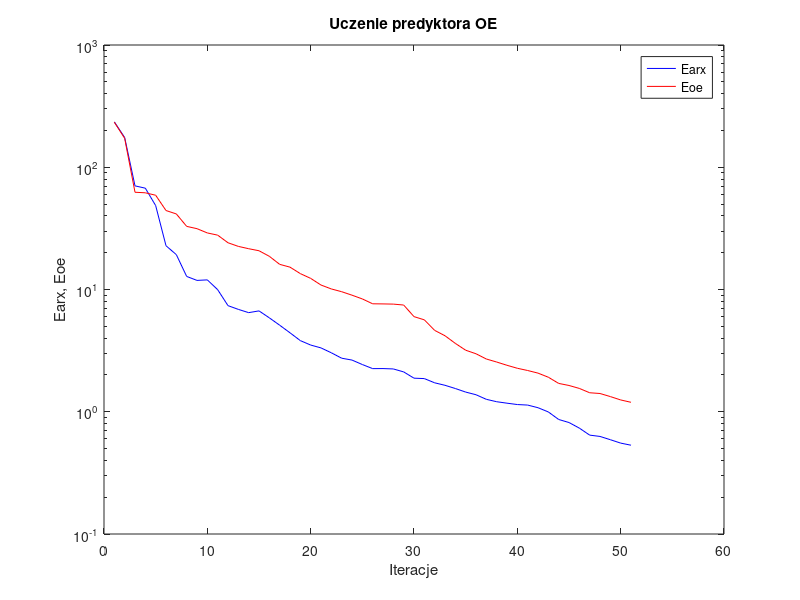
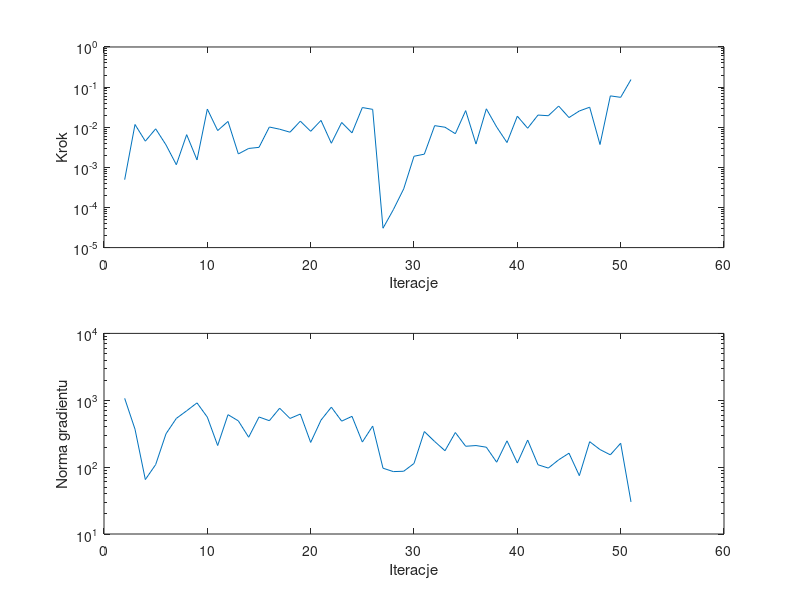

Recreate these plots in MATLAB, in order.
%uczenie predyktora oe
clear all;
n=0; farx(n+1)=2.350640e+002; foe(n+1)=2.334508e+002; wspucz(n+1)=0.000000e+000; ng(n+1)=0.000000e+000;
%odnowa zmiennej metryki
n=1; farx(n+1)=1.751354e+002; foe(n+1)=1.724102e+002; krok(n+1)=4.927090e-004; ng(n+1)=1.068446e+003;
n=2; farx(n+1)=7.042545e+001; foe(n+1)=6.244822e+001; krok(n+1)=1.170476e-002; ng(n+1)=3.693701e+002;
n=3; farx(n+1)=6.742727e+001; foe(n+1)=6.180484e+001; krok(n+1)=4.494346e-003; ng(n+1)=6.517123e+001;
n=4; farx(n+1)=4.856427e+001; foe(n+1)=5.903412e+001; krok(n+1)=9.127324e-003; ng(n+1)=1.092113e+002;
n=5; farx(n+1)=2.280500e+001; foe(n+1)=4.426056e+001; krok(n+1)=3.625910e-003; ng(n+1)=3.153718e+002;
n=6; farx(n+1)=1.928075e+001; foe(n+1)=4.150401e+001; krok(n+1)=1.163400e-003; ng(n+1)=5.352001e+002;
n=7; farx(n+1)=1.279233e+001; foe(n+1)=3.284062e+001; krok(n+1)=6.528768e-003; ng(n+1)=6.959526e+002;
n=8; farx(n+1)=1.186945e+001; foe(n+1)=3.144757e+001; krok(n+1)=1.532691e-003; ng(n+1)=9.136450e+002;
n=9; farx(n+1)=1.198729e+001; foe(n+1)=2.902082e+001; krok(n+1)=2.835564e-002; ng(n+1)=5.591695e+002;
n=10; farx(n+1)=9.967184e+000; foe(n+1)=2.783920e+001; krok(n+1)=8.252113e-003; ng(n+1)=2.104171e+002;
n=11; farx(n+1)=7.378406e+000; foe(n+1)=2.411923e+001; krok(n+1)=1.394089e-002; ng(n+1)=6.090732e+002;
n=12; farx(n+1)=6.877003e+000; foe(n+1)=2.252552e+001; krok(n+1)=2.157951e-003; ng(n+1)=4.919296e+002;
n=13; farx(n+1)=6.467128e+000; foe(n+1)=2.156198e+001; krok(n+1)=2.957764e-003; ng(n+1)=2.799445e+002;
n=14; farx(n+1)=6.684843e+000; foe(n+1)=2.075108e+001; krok(n+1)=3.151553e-003; ng(n+1)=5.622202e+002;
n=15; farx(n+1)=5.863632e+000; foe(n+1)=1.868764e+001; krok(n+1)=1.012183e-002; ng(n+1)=4.945861e+002;
n=16; farx(n+1)=5.104742e+000; foe(n+1)=1.606298e+001; krok(n+1)=8.928204e-003; ng(n+1)=7.605563e+002;
n=17; farx(n+1)=4.424600e+000; foe(n+1)=1.523475e+001; krok(n+1)=7.517005e-003; ng(n+1)=5.346182e+002;
n=18; farx(n+1)=3.818274e+000; foe(n+1)=1.348926e+001; krok(n+1)=1.417782e-002; ng(n+1)=6.219313e+002;
n=19; farx(n+1)=3.512924e+000; foe(n+1)=1.233059e+001; krok(n+1)=7.920352e-003; ng(n+1)=2.340805e+002;
n=20; farx(n+1)=3.328336e+000; foe(n+1)=1.087888e+001; krok(n+1)=1.479856e-002; ng(n+1)=5.043971e+002;
n=21; farx(n+1)=3.035931e+000; foe(n+1)=1.010544e+001; krok(n+1)=3.990004e-003; ng(n+1)=7.888978e+002;
n=22; farx(n+1)=2.741628e+000; foe(n+1)=9.594092e+000; krok(n+1)=1.314565e-002; ng(n+1)=4.873793e+002;
n=23; farx(n+1)=2.647274e+000; foe(n+1)=8.984688e+000; krok(n+1)=7.242402e-003; ng(n+1)=5.749231e+002;
n=24; farx(n+1)=2.433822e+000; foe(n+1)=8.373518e+000; krok(n+1)=3.094863e-002; ng(n+1)=2.371414e+002;
n=25; farx(n+1)=2.253139e+000; foe(n+1)=7.639592e+000; krok(n+1)=2.788265e-002; ng(n+1)=4.113657e+002;
%odnowa zmiennej metryki
n=26; farx(n+1)=2.255547e+000; foe(n+1)=7.622975e+000; krok(n+1)=3.039391e-005; ng(n+1)=9.640834e+001;
n=27; farx(n+1)=2.239507e+000; foe(n+1)=7.594461e+000; krok(n+1)=8.808370e-005; ng(n+1)=8.574318e+001;
n=28; farx(n+1)=2.118234e+000; foe(n+1)=7.463828e+000; krok(n+1)=2.900353e-004; ng(n+1)=8.677311e+001;
n=29; farx(n+1)=1.882160e+000; foe(n+1)=5.999933e+000; krok(n+1)=1.889294e-003; ng(n+1)=1.134199e+002;
n=30; farx(n+1)=1.867535e+000; foe(n+1)=5.646677e+000; krok(n+1)=2.133311e-003; ng(n+1)=3.404740e+002;
n=31; farx(n+1)=1.724777e+000; foe(n+1)=4.629084e+000; krok(n+1)=1.095618e-002; ng(n+1)=2.416998e+002;
n=32; farx(n+1)=1.645719e+000; foe(n+1)=4.184498e+000; krok(n+1)=1.000091e-002; ng(n+1)=1.759693e+002;
n=33; farx(n+1)=1.549175e+000; foe(n+1)=3.623956e+000; krok(n+1)=6.893113e-003; ng(n+1)=3.292088e+002;
n=34; farx(n+1)=1.448793e+000; foe(n+1)=3.187169e+000; krok(n+1)=2.594061e-002; ng(n+1)=2.051939e+002;
n=35; farx(n+1)=1.377749e+000; foe(n+1)=2.980737e+000; krok(n+1)=3.813159e-003; ng(n+1)=2.102509e+002;
n=36; farx(n+1)=1.263803e+000; foe(n+1)=2.700696e+000; krok(n+1)=2.876670e-002; ng(n+1)=1.986366e+002;
n=37; farx(n+1)=1.207993e+000; foe(n+1)=2.551282e+000; krok(n+1)=1.012568e-002; ng(n+1)=1.184898e+002;
n=38; farx(n+1)=1.175094e+000; foe(n+1)=2.399191e+000; krok(n+1)=4.150488e-003; ng(n+1)=2.474627e+002;
n=39; farx(n+1)=1.145487e+000; foe(n+1)=2.268315e+000; krok(n+1)=1.884952e-002; ng(n+1)=1.150966e+002;
n=40; farx(n+1)=1.134054e+000; foe(n+1)=2.174734e+000; krok(n+1)=9.439199e-003; ng(n+1)=2.541006e+002;
n=41; farx(n+1)=1.079138e+000; foe(n+1)=2.070333e+000; krok(n+1)=2.011176e-002; ng(n+1)=1.084635e+002;
n=42; farx(n+1)=9.965657e-001; foe(n+1)=1.916281e+000; krok(n+1)=1.935565e-002; ng(n+1)=9.682758e+001;
n=43; farx(n+1)=8.646495e-001; foe(n+1)=1.705489e+000; krok(n+1)=3.370660e-002; ng(n+1)=1.286650e+002;
n=44; farx(n+1)=8.162676e-001; foe(n+1)=1.640305e+000; krok(n+1)=1.740861e-002; ng(n+1)=1.615392e+002;
n=45; farx(n+1)=7.349351e-001; foe(n+1)=1.551777e+000; krok(n+1)=2.539936e-002; ng(n+1)=7.455747e+001;
n=46; farx(n+1)=6.439419e-001; foe(n+1)=1.430310e+000; krok(n+1)=3.154139e-002; ng(n+1)=2.401278e+002;
n=47; farx(n+1)=6.281733e-001; foe(n+1)=1.410229e+000; krok(n+1)=3.707239e-003; ng(n+1)=1.831555e+002;
n=48; farx(n+1)=5.906626e-001; foe(n+1)=1.330853e+000; krok(n+1)=6.045742e-002; ng(n+1)=1.527249e+002;
n=49; farx(n+1)=5.540642e-001; foe(n+1)=1.249156e+000; krok(n+1)=5.558094e-002; ng(n+1)=2.275437e+002;
n=50; farx(n+1)=5.324835e-001; foe(n+1)=1.194854e+000; krok(n+1)=1.545508e-001; ng(n+1)=3.018888e+001;

figure; semilogy(farx,'b'); hold on; semilogy(foe,'r'); xlabel('Iteracje'); ylabel('Earx, Eoe'); legend('Earx','Eoe'); title('Uczenie predyktora OE');
figure; subplot(2,1,1); semilogy(krok); xlabel('Iteracje'); ylabel('Krok');
subplot(2,1,2); semilogy(ng); xlabel('Iteracje'); ylabel('Norma gradientu');
Earx=farx(n+1)
Eoe=foe(n+1)
